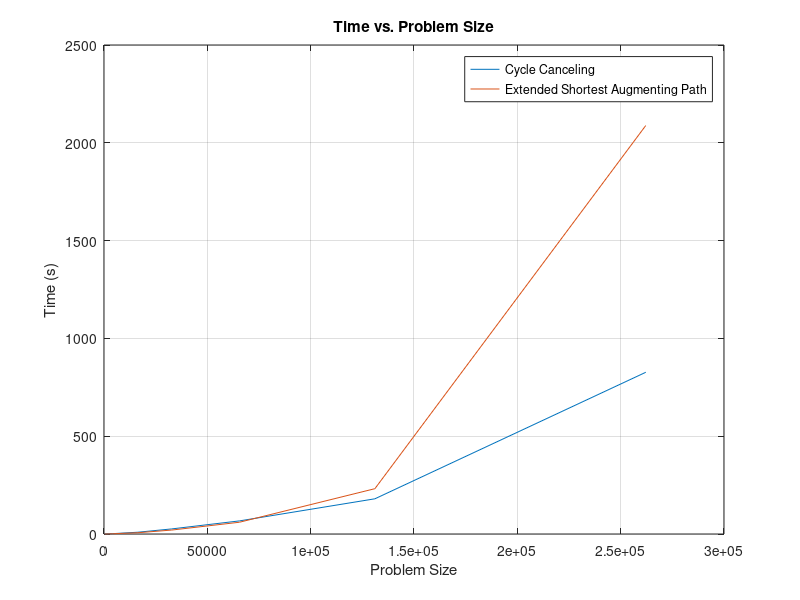
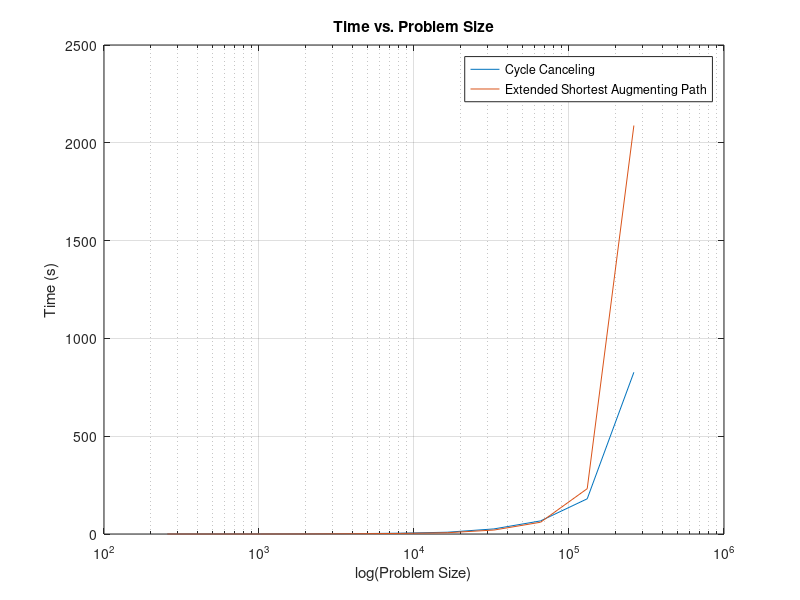
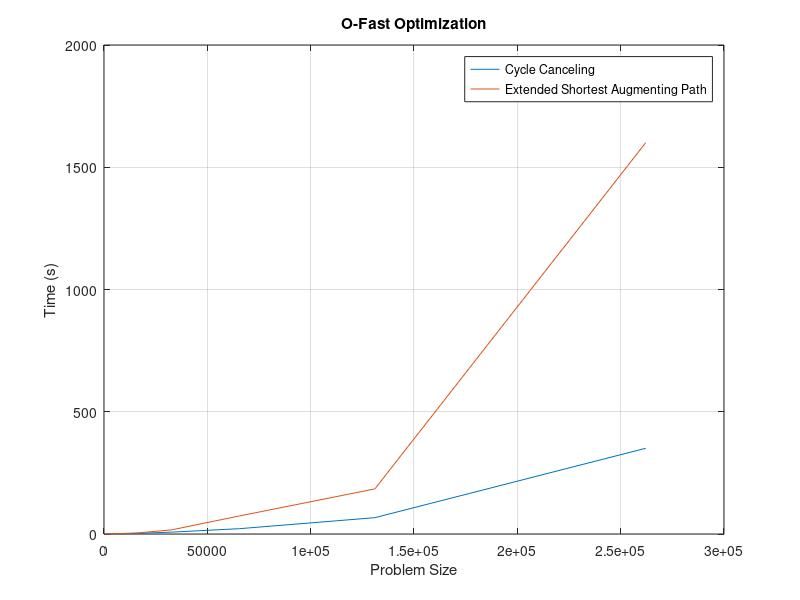
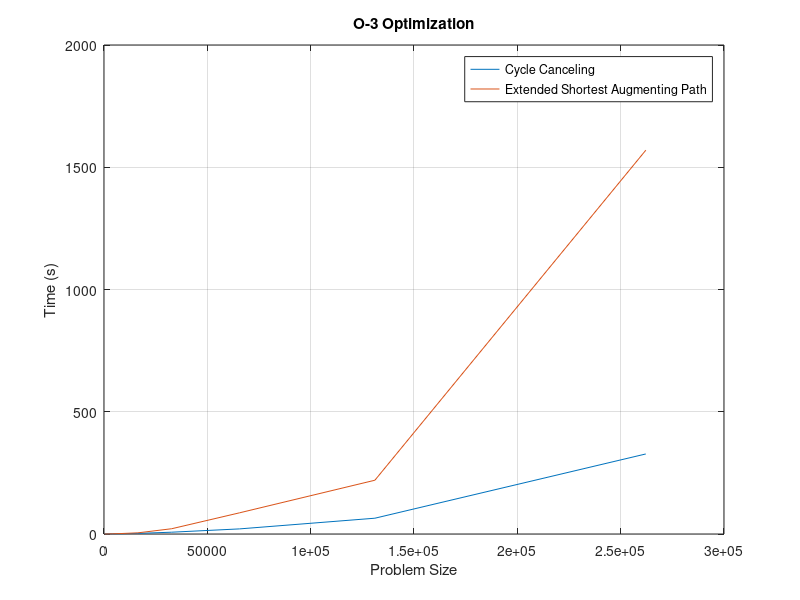

The MATLAB script that drew these images, in order:
clear all, close all, clc
format long eng
num_samples = 5;

%%
%{
    Theoretical Timing
%}
m = [256, 512, 1024, 2048, 4096, 8192, 16384, 32768, 65536, 131072, 262144];
n = [1024, 2048, 4096, 8192, 16384, 32768, 65536, 131072, 262144, 524288, 1048576];
U = 10;
C = 100;
MaxFlow = [100, 200, 300, 400, 500, 600, 700, 800, 900, 1000, 2000];
alg_1_theoretical = zeros(length(m), 1);
alg_2_theoretical = zeros(length(m), 1);
for i = 1:length(m)
	alg_1_theoretical(i) = m(i)^2 * n(i) * U * C;
	alg_2_theoretical(i) = m(i) * n(i) * MaxFlow(i);
end
%%

alg_1_noOptimization = [[256,1024,56285,43];[256,1024,11281,31];[256,1024,17966,35];[256,1024,17426,29];[256,1024,8768,26];[512,2048,248383,146];[512,2048,75385,116];[512,2048,17226,68];[512,2048,137308,114];[512,2048,47571,93];[1024,4096,177410,300];[1024,4096,78745,191];[1024,4096,260354,315];[1024,4096,194324,281];[1024,4096,52631,192];[2048,8192,42087,452];[2048,8192,791493,1043];[2048,8192,839115,1091];[2048,8192,288943,870];[2048,8192,268470,565];[4096,16384,1523828,2037];[4096,16384,652237,2271];[4096,16384,1081065,2292];[4096,16384,364661,1639];[4096,16384,1822,384];[8192,32768,669695,4326];[8192,32768,212244,3185];[8192,32768,1263716,4742];[8192,32768,538260,4376];[8192,32768,630552,4318];[16384,65536,1015558,11535];[16384,65536,968397,8545];[16384,65536,800764,11406];[16384,65536,9209,2490];[16384,65536,769518,11560];[32768,131072,47249,14374];[32768,131072,1077713,30284];[32768,131072,2965992,34128];[32768,131072,1557301,32327];[32768,131072,549368,18916];[65536,262144,412117,62114];[65536,262144,1437544,71034];[65536,262144,1144968,53541];[65536,262144,2356955,83662];[65536,262144,1327353,64600];[131072,524288,1760186,210254];[131072,524288,2849928,213252];[131072,524288,643173,132784];[131072,524288,1739206,137334];[131072,524288,1383905,206129];[262144,1048576,12797633,941430];[262144,1048576,7720105,904840];[262144,1048576,6062946,915442];[262144,1048576,5175257,675437];[262144,1048576,10735360,696506]];
alg_1_noOptimization_ave = zeros(length(alg_1_noOptimization)/num_samples, 1);
for i = 1:length(alg_1_noOptimization)/num_samples
	% Converting from milliseconds to seconds
    alg_1_noOptimization_ave(i) = mean(alg_1_noOptimization((i-1)*num_samples+1:i*num_samples, 4)) / 1000;
end


alg_1_Ofast = [[256,1024,56285,7];[256,1024,11281,5];[256,1024,17966,6];[256,1024,17426,4];[256,1024,8768,4];[512,2048,248383,24];[512,2048,75385,20];[512,2048,17226,12];[512,2048,137308,19];[512,2048,47571,17];[1024,4096,177410,52];[1024,4096,78745,36];[1024,4096,260354,54];[1024,4096,194324,53];[1024,4096,52631,38];[2048,8192,42087,97];[2048,8192,791493,196];[2048,8192,839115,215];[2048,8192,288943,174];[2048,8192,268470,122];[4096,16384,1523828,447];[4096,16384,652237,523];[4096,16384,1081065,529];[4096,16384,364661,391];[4096,16384,1822,92];[8192,32768,669695,1183];[8192,32768,212244,878];[8192,32768,1263716,1238];[8192,32768,538260,1176];[8192,32768,630552,1175];[16384,65536,1015558,3203];[16384,65536,968397,2268];[16384,65536,800764,3313];[16384,65536,9209,765];[16384,65536,769518,3315];[32768,131072,47249,4494];[32768,131072,1077713,9127];[32768,131072,2965992,9750];[32768,131072,1557301,9423];[32768,131072,549368,5953];[65536,262144,412117,20323];[65536,262144,1437544,22523];[65536,262144,1144968,17404];[65536,262144,2356955,27534];[65536,262144,1327353,21019];[131072,524288,1760186,77982];[131072,524288,2849928,77091];[131072,524288,643173,50472];[131072,524288,1739206,51698];[131072,524288,1383905,76718];[262144,1048576,12797633,381662];[262144,1048576,7720105,369615];[262144,1048576,6062946,369183];[262144,1048576,5175257,307099];[262144,1048576,10735360,325940]];
alg_1_Ofast_ave = zeros(length(alg_1_Ofast)/num_samples, 1);
for i = 1:length(alg_1_Ofast)/num_samples
    alg_1_Ofast_ave(i) = mean(alg_1_Ofast((i-1)*num_samples+1:i*num_samples, 4)) / 1000;
end


alg_1_O3 = [[256,1024,56285,6];[256,1024,11281,5];[256,1024,17966,5];[256,1024,17426,4];[256,1024,8768,4];[512,2048,248383,23];[512,2048,75385,19];[512,2048,17226,12];[512,2048,137308,18];[512,2048,47571,16];[1024,4096,177410,50];[1024,4096,78745,35];[1024,4096,260354,52];[1024,4096,194324,52];[1024,4096,52631,37];[2048,8192,42087,92];[2048,8192,791493,187];[2048,8192,839115,206];[2048,8192,288943,168];[2048,8192,268470,117];[4096,16384,1523828,427];[4096,16384,652237,497];[4096,16384,1081065,500];[4096,16384,364661,373];[4096,16384,1822,87];[8192,32768,669695,1119];[8192,32768,212244,834];[8192,32768,1263716,1170];[8192,32768,538260,1111];[8192,32768,630552,1117];[16384,65536,1015558,3158];[16384,65536,968397,2411];[16384,65536,800764,3146];[16384,65536,9209,723];[16384,65536,769518,3158];[32768,131072,47249,4272];[32768,131072,1077713,8724];[32768,131072,2965992,9303];[32768,131072,1557301,8977];[32768,131072,549368,5685];[65536,262144,412117,19443];[65536,262144,1437544,21693];[65536,262144,1144968,16933];[65536,262144,2356955,26287];[65536,262144,1327353,19982];[131072,524288,1760186,75627];[131072,524288,2849928,74526];[131072,524288,643173,48627];[131072,524288,1739206,50075];[131072,524288,1383905,74179];[262144,1048576,12797633,368961];[262144,1048576,7720105,359624];[262144,1048576,6062946,360067];[262144,1048576,5175257,270230];[262144,1048576,10735360,277843]];
alg_1_O3_ave = zeros(length(alg_1_O3)/num_samples, 1);
for i = 1:length(alg_1_O3)/num_samples
    alg_1_O3_ave(i) = mean(alg_1_O3((i-1)*num_samples+1:i*num_samples, 4)) / 1000;
end


alg_2_noOptimization = [[256,1024,56285,5];[256,1024,11281,1];[256,1024,17966,1];[256,1024,17426,1];[256,1024,8768,0];[512,2048,248383,42];[512,2048,75385,13];[512,2048,17226,3];[512,2048,137308,24];[512,2048,47571,14];[1024,4096,177410,79];[1024,4096,78745,48];[1024,4096,260354,102];[1024,4096,194324,91];[1024,4096,52631,24];[2048,8192,42087,62];[2048,8192,791493,633];[2048,8192,839115,623];[2048,8192,288943,304];[2048,8192,268470,294];[4096,16384,1523828,2333];[4096,16384,652237,1379];[4096,16384,1081065,2042];[4096,16384,364661,1062];[4096,16384,1822,8];[8192,32768,669695,2837];[8192,32768,212244,1344];[8192,32768,1263716,4616];[8192,32768,538260,2804];[8192,32768,630552,3031];[16384,65536,1015558,8303];[16384,65536,968397,8381];[16384,65536,800764,7993];[16384,65536,9209,100];[16384,65536,769518,7753];[32768,131072,47249,1765];[32768,131072,1077713,21426];[32768,131072,2965992,40564];[32768,131072,1557301,24889];[32768,131072,549368,12288];[65536,262144,412117,31206];[65536,262144,1437544,61532];[65536,262144,1144968,58455];[65536,262144,2356955,86570];[65536,262144,1327353,63004];[131072,524288,1760186,257126];[131072,524288,2849928,316837];[131072,524288,643173,113504];[131072,524288,1739206,244602];[131072,524288,1383905,226238];[262144,1048576,12797633,2524814];[262144,1048576,7720105,1911320];[262144,1048576,6062946,1754705];[262144,1048576,5175257,1709149];[262144,1048576,10735360,2541797]];
alg_2_noOptimization_ave = zeros(length(alg_2_noOptimization)/num_samples, 1);
for i = 1:length(alg_2_noOptimization)/num_samples
    alg_2_noOptimization_ave(i) = mean(alg_2_noOptimization((i-1)*num_samples+1:i*num_samples, 4)) / 1000;
end


alg_2_O3 = [[256,1024,56285,2];[256,1024,11281,0];[256,1024,17966,0];[256,1024,17426,0];[256,1024,8768,0];[512,2048,248383,20];[512,2048,75385,6];[512,2048,17226,1];[512,2048,137308,12];[512,2048,47571,6];[1024,4096,177410,39];[1024,4096,78745,24];[1024,4096,260354,51];[1024,4096,194324,45];[1024,4096,52631,12];[2048,8192,42087,35];[2048,8192,791493,352];[2048,8192,839115,358];[2048,8192,288943,172];[2048,8192,268470,164];[4096,16384,1523828,1435];[4096,16384,652237,854];[4096,16384,1081065,1232];[4096,16384,364661,643];[4096,16384,1822,5];[8192,32768,669695,1823];[8192,32768,212244,919];[8192,32768,1263716,3063];[8192,32768,538260,1796];[8192,32768,630552,1959];[16384,65536,1015558,6023];[16384,65536,968397,6082];[16384,65536,800764,5845];[16384,65536,9209,68];[16384,65536,769518,5604];[32768,131072,47249,1744];[32768,131072,1077713,23359];[32768,131072,2965992,42511];[32768,131072,1557301,27372];[32768,131072,549368,12999];[65536,262144,412117,44058];[65536,262144,1437544,88122];[65536,262144,1144968,81143];[65536,262144,2356955,127642];[65536,262144,1327353,91760];[131072,524288,1760186,205869];[131072,524288,2849928,306028];[131072,524288,643173,114341];[131072,524288,1739206,245006];[131072,524288,1383905,228406];[262144,1048576,12797633,2051841];[262144,1048576,7720105,1429357];[262144,1048576,6062946,1303354];[262144,1048576,5175257,1201190];[262144,1048576,10735360,1861922]];
alg_2_O3_ave = zeros(length(alg_2_O3)/num_samples, 1);
for i = 1:length(alg_2_O3)/num_samples
    alg_2_O3_ave(i) = mean(alg_2_O3((i-1)*num_samples+1:i*num_samples, 4)) / 1000;
end


alg_2_Ofast = [[256,1024,56285,2];[256,1024,11281,0];[256,1024,17966,0];[256,1024,17426,0];[256,1024,8768,0];[512,2048,248383,21];[512,2048,75385,6];[512,2048,17226,1];[512,2048,137308,12];[512,2048,47571,7];[1024,4096,177410,40];[1024,4096,78745,24];[1024,4096,260354,53];[1024,4096,194324,44];[1024,4096,52631,12];[2048,8192,42087,35];[2048,8192,791493,350];[2048,8192,839115,353];[2048,8192,288943,175];[2048,8192,268470,168];[4096,16384,1523828,1447];[4096,16384,652237,858];[4096,16384,1081065,1255];[4096,16384,364661,650];[4096,16384,1822,5];[8192,32768,669695,1841];[8192,32768,212244,937];[8192,32768,1263716,3082];[8192,32768,538260,1809];[8192,32768,630552,1974];[16384,65536,1015558,5762];[16384,65536,968397,5846];[16384,65536,800764,5579];[16384,65536,9209,66];[16384,65536,769518,5389];[32768,131072,47249,1348];[32768,131072,1077713,18303];[32768,131072,2965992,34749];[32768,131072,1557301,20701];[32768,131072,549368,9913];[65536,262144,412117,38030];[65536,262144,1437544,75992];[65536,262144,1144968,70731];[65536,262144,2356955,106906];[65536,262144,1327353,77384];[131072,524288,1760186,213455];[131072,524288,2849928,248679];[131072,524288,643173,89551];[131072,524288,1739206,190454];[131072,524288,1383905,179928];[262144,1048576,12797633,1914527];[262144,1048576,7720105,1417036];[262144,1048576,6062946,1317888];[262144,1048576,5175257,1351420];[262144,1048576,10735360,2002754]];
alg_2_Ofast_ave = zeros(length(alg_2_Ofast)/num_samples, 1);
for i = 1:length(alg_2_Ofast)/num_samples
    alg_2_Ofast_ave(i) = mean(alg_2_Ofast((i-1)*num_samples+1:i*num_samples, 4)) / 1000;
end



x = alg_1_noOptimization(1:num_samples:length(alg_1_noOptimization), 1);
figure(1)
plot(x, alg_1_noOptimization_ave)
xlabel('Problem Size')
ylabel('Time (s)')
title('Time vs. Problem Size')
hold on
plot(x, alg_2_noOptimization_ave)
legend('Cycle Canceling', 'Extended Shortest Augmenting Path')
grid on
%%
figure(2)
semilogx(x, alg_1_noOptimization_ave)
xlabel('log(Problem Size)')
ylabel('Time (s)')
title('Time vs. Problem Size')
hold on
semilogx(x, alg_2_noOptimization_ave)
legend('Cycle Canceling', 'Extended Shortest Augmenting Path')
grid on
%%
figure(3)
plot(x, alg_1_Ofast_ave)
xlabel('Problem Size')
ylabel('Time (s)')
title('O-Fast Optimization')
hold on
plot(x, alg_2_Ofast_ave)
legend('Cycle Canceling', 'Extended Shortest Augmenting Path')
grid on
%%
figure(4)
plot(x, alg_1_O3_ave)
xlabel('Problem Size')
ylabel('Time (s)')
title('O-3 Optimization')
hold on
plot(x, alg_2_O3_ave)
legend('Cycle Canceling', 'Extended Shortest Augmenting Path')
grid on